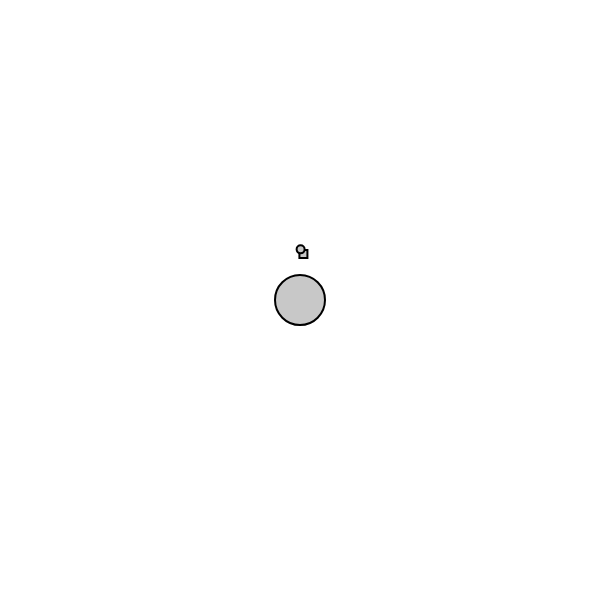
Frame 1 (no input)
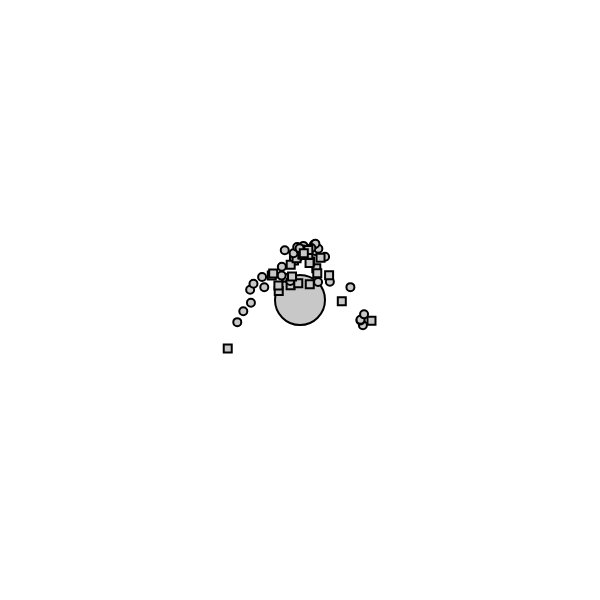
Frame 60 (no input)
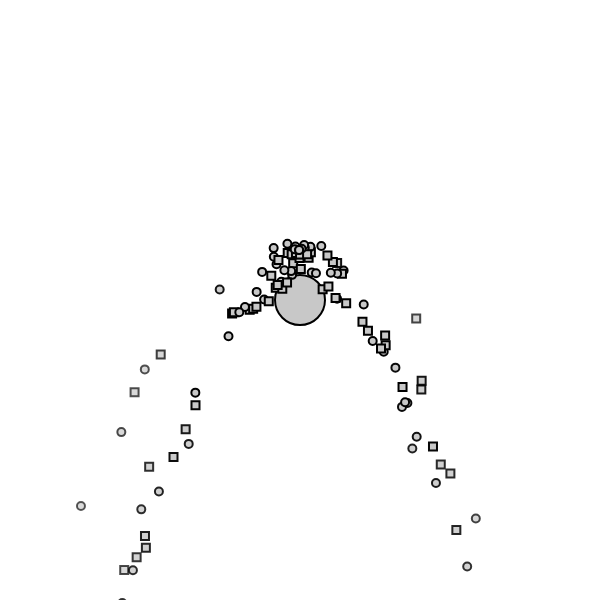
Frame 120 (the mouse pressed at the canvas centre since frame 60)

The p5.js sketch that drew these frames (run headless with seeded random() and noise() and a simulated clock; from frame 60 on, the mouse is pressed at the canvas centre):

// p5.js sketch
// ── sketch.js
let systems = [], repeller;

function setup() {
  createCanvas(600, 600);
  systems.push(new ParticleSystem(createVector(width / 2, height/2 - 50)));
  repeller = new Repeller(createVector(width / 2, height / 2));
}

function draw() {
  background(255);
  let gravity = createVector(0, 0.1);
  repeller.display();
  for (const ps of systems) {
    ps.applyForce(gravity);
    ps.addParticles();
    ps.run();
    ps.applyRepeller(repeller);
  }
}

function mouseClicked() {
  origin = createVector(mouseX, mouseY);
  systems.push(new ParticleSystem(origin));
}

class ParticleSystem {
  constructor(pos) {
    this.particles = [];
    this.origin = pos;
    this.addParticles();
  }

  run() {
    this.updateParticles();
  }

  updateParticles() {
    for (const particle of this.particles) {
      particle.run();
    }
    this.removeDead();
  }

  applyForce(force){
    for(const particle of this.particles){
      particle.applyForce(force);
    }
  }

  applyRepeller(r){
    for(const particle of this.particles){
      let force = r.repel(particle).copy();
      particle.applyForce(force);
    }
  }

  addParticles() {
    let rand = random(0, 1);
    if(rand <= 0.5){
      this.particles.push(new Particle(this.origin));
    }
    if(rand > 0.5){
      this.particles.push(new Confeti(this.origin));
    }
  }

  removeDead() {
    for (let i = this.particles.length - 1; i >= 0; i--) {
      if (this.particles[i].isDead) {
        this.particles.splice(i, 1);
      }
    }
  }
}

class Particle{
  constructor(pos) {
    this.position = pos.copy();
    this.velocity = createVector(random(-1, 1), random(-1,0));
    this.acceleration = createVector(0, 0.05);
    this.lifespan = 400;
    this.isDead = false;
    this.mass = 1;
  }

  run() {
    this.update();
    this.display();

  }

  update() {
    this.velocity.add(this.acceleration);
    this.position.add(this.velocity);
    this.acceleration.mult(0);
    if (this.lifespan <= 0.0) {
      this.isDead = true;
    }else{
      this.lifespan -= 2;
    }
  }

  applyForce(force){
    let f = force.copy();
    f.div(this.mass);
    this.acceleration.add(f);

  }

  display() {
    stroke(0, this.lifespan);
    strokeWeight(2);
    fill(200, this.lifespan);
    ellipse(this.position.x, this.position.y, 8);
  }
}

class Confeti extends Particle{
  display(){
    stroke(0, this.lifespan);
    strokeWeight(2);
    fill(200, this.lifespan);
    rect(this.position.x, this.position.y, 8, 8);
  }
}

class Repeller{
  constructor(l){
    this.position = l;
    this.diameter = 50;
    this.strength = 100;
  }

  display(){
    stroke(0);
    strokeWeight(2);
    fill(200);
    ellipse(this.position.x, this.position.y, this.diameter);
  }

  repel(p){
    let dir = p5.Vector.sub(this.position, p.position);
    let d = dir.mag();
    dir.normalize();
    d = constrain(d, 5, 100);
    let force = -1 * this.strength / (d * d);
    dir.mult(force);
    return dir;
  }
}
